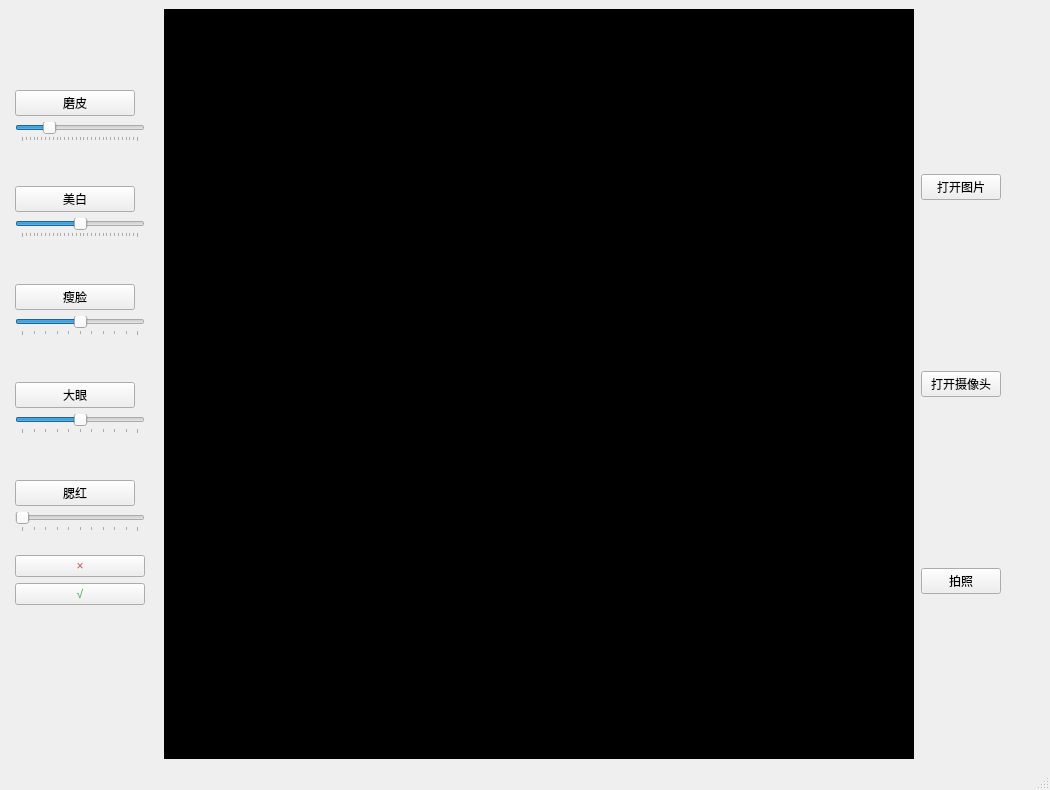
<?xml version="1.0" encoding="UTF-8"?>
<ui version="4.0">
 <class>mainWindow</class>
 <widget class="QMainWindow" name="mainWindow">
  <property name="geometry">
   <rect>
    <x>0</x>
    <y>0</y>
    <width>1050</width>
    <height>750</height>
   </rect>
  </property>
  <property name="windowTitle">
   <string>美图秀儿</string>
  </property>
  <property name="unifiedTitleAndToolBarOnMac">
   <bool>false</bool>
  </property>
  <widget class="QWidget" name="centralwidget">
   <layout class="QGridLayout" name="gridLayout">
    <item row="0" column="0">
     <layout class="QHBoxLayout" name="horizontalLayout">
      <item>
       <spacer name="horizontalSpacer_3">
        <property name="orientation">
         <enum>Qt::Horizontal</enum>
        </property>
        <property name="sizeHint" stdset="0">
         <size>
          <width>18</width>
          <height>20</height>
         </size>
        </property>
       </spacer>
      </item>
      <item>
       <layout class="QVBoxLayout" name="verticalLayout_6">
        <item>
         <layout class="QVBoxLayout" name="verticalLayout_5">
          <item>
           <spacer name="verticalSpacer_4">
            <property name="orientation">
             <enum>Qt::Vertical</enum>
            </property>
            <property name="sizeHint" stdset="0">
             <size>
              <width>17</width>
              <height>81</height>
             </size>
            </property>
           </spacer>
          </item>
          <item>
           <widget class="QPushButton" name="pushButton">
            <property name="minimumSize">
             <size>
              <width>25</width>
              <height>0</height>
             </size>
            </property>
            <property name="maximumSize">
             <size>
              <width>120</width>
              <height>16777215</height>
             </size>
            </property>
            <property name="text">
             <string>磨皮</string>
            </property>
           </widget>
          </item>
          <item>
           <widget class="QSlider" name="horizontalSlider">
            <property name="minimumSize">
             <size>
              <width>130</width>
              <height>0</height>
             </size>
            </property>
            <property name="maximum">
             <number>30</number>
            </property>
            <property name="singleStep">
             <number>1</number>
            </property>
            <property name="pageStep">
             <number>1</number>
            </property>
            <property name="value">
             <number>7</number>
            </property>
            <property name="tracking">
             <bool>true</bool>
            </property>
            <property name="orientation">
             <enum>Qt::Horizontal</enum>
            </property>
            <property name="invertedAppearance">
             <bool>false</bool>
            </property>
            <property name="invertedControls">
             <bool>false</bool>
            </property>
            <property name="tickPosition">
             <enum>QSlider::TicksBelow</enum>
            </property>
            <property name="tickInterval">
             <number>1</number>
            </property>
           </widget>
          </item>
          <item>
           <spacer name="verticalSpacer">
            <property name="orientation">
             <enum>Qt::Vertical</enum>
            </property>
            <property name="sizeHint" stdset="0">
             <size>
              <width>20</width>
              <height>38</height>
             </size>
            </property>
           </spacer>
          </item>
          <item>
           <widget class="QPushButton" name="pushButton_3">
            <property name="maximumSize">
             <size>
              <width>120</width>
              <height>16777215</height>
             </size>
            </property>
            <property name="text">
             <string>美白</string>
            </property>
           </widget>
          </item>
          <item>
           <layout class="QVBoxLayout" name="verticalLayout_3">
            <item>
             <widget class="QSlider" name="horizontalSlider_4">
              <property name="minimumSize">
               <size>
                <width>130</width>
                <height>0</height>
               </size>
              </property>
              <property name="maximum">
               <number>30</number>
              </property>
              <property name="singleStep">
               <number>1</number>
              </property>
              <property name="pageStep">
               <number>1</number>
              </property>
              <property name="value">
               <number>15</number>
              </property>
              <property name="tracking">
               <bool>true</bool>
              </property>
              <property name="orientation">
               <enum>Qt::Horizontal</enum>
              </property>
              <property name="invertedAppearance">
               <bool>false</bool>
              </property>
              <property name="invertedControls">
               <bool>false</bool>
              </property>
              <property name="tickPosition">
               <enum>QSlider::TicksBelow</enum>
              </property>
              <property name="tickInterval">
               <number>1</number>
              </property>
             </widget>
            </item>
            <item>
             <spacer name="verticalSpacer_2">
              <property name="orientation">
               <enum>Qt::Vertical</enum>
              </property>
              <property name="sizeHint" stdset="0">
               <size>
                <width>20</width>
                <height>40</height>
               </size>
              </property>
             </spacer>
            </item>
            <item>
             <widget class="QPushButton" name="pushButton_2">
              <property name="minimumSize">
               <size>
                <width>25</width>
                <height>0</height>
               </size>
              </property>
              <property name="maximumSize">
               <size>
                <width>120</width>
                <height>16777215</height>
               </size>
              </property>
              <property name="text">
               <string>瘦脸</string>
              </property>
             </widget>
            </item>
            <item>
             <widget class="QSlider" name="horizontalSlider_2">
              <property name="minimumSize">
               <size>
                <width>130</width>
                <height>0</height>
               </size>
              </property>
              <property name="minimum">
               <number>-50</number>
              </property>
              <property name="maximum">
               <number>50</number>
              </property>
              <property name="singleStep">
               <number>1</number>
              </property>
              <property name="pageStep">
               <number>10</number>
              </property>
              <property name="orientation">
               <enum>Qt::Horizontal</enum>
              </property>
              <property name="tickPosition">
               <enum>QSlider::TicksBelow</enum>
              </property>
             </widget>
            </item>
            <item>
             <spacer name="verticalSpacer_3">
              <property name="orientation">
               <enum>Qt::Vertical</enum>
              </property>
              <property name="sizeHint" stdset="0">
               <size>
                <width>20</width>
                <height>40</height>
               </size>
              </property>
             </spacer>
            </item>
            <item>
             <widget class="QPushButton" name="pushButton_4">
              <property name="minimumSize">
               <size>
                <width>25</width>
                <height>0</height>
               </size>
              </property>
              <property name="maximumSize">
               <size>
                <width>120</width>
                <height>16777215</height>
               </size>
              </property>
              <property name="text">
               <string>大眼</string>
              </property>
             </widget>
            </item>
            <item>
             <widget class="QSlider" name="horizontalSlider_3">
              <property name="minimumSize">
               <size>
                <width>130</width>
                <height>0</height>
               </size>
              </property>
              <property name="minimum">
               <number>-50</number>
              </property>
              <property name="maximum">
               <number>50</number>
              </property>
              <property name="orientation">
               <enum>Qt::Horizontal</enum>
              </property>
              <property name="tickPosition">
               <enum>QSlider::TicksBelow</enum>
              </property>
             </widget>
            </item>
            <item>
             <spacer name="verticalSpacer_8">
              <property name="orientation">
               <enum>Qt::Vertical</enum>
              </property>
              <property name="sizeHint" stdset="0">
               <size>
                <width>17</width>
                <height>40</height>
               </size>
              </property>
             </spacer>
            </item>
            <item>
             <widget class="QPushButton" name="pushButton_10">
              <property name="minimumSize">
               <size>
                <width>25</width>
                <height>0</height>
               </size>
              </property>
              <property name="maximumSize">
               <size>
                <width>120</width>
                <height>16777215</height>
               </size>
              </property>
              <property name="text">
               <string>腮红</string>
              </property>
             </widget>
            </item>
            <item>
             <widget class="QSlider" name="horizontalSlider_5">
              <property name="minimumSize">
               <size>
                <width>130</width>
                <height>0</height>
               </size>
              </property>
              <property name="minimum">
               <number>0</number>
              </property>
              <property name="maximum">
               <number>10</number>
              </property>
              <property name="orientation">
               <enum>Qt::Horizontal</enum>
              </property>
              <property name="tickPosition">
               <enum>QSlider::TicksBelow</enum>
              </property>
             </widget>
            </item>
            <item>
             <spacer name="verticalSpacer_13">
              <property name="orientation">
               <enum>Qt::Vertical</enum>
              </property>
              <property name="sizeHint" stdset="0">
               <size>
                <width>17</width>
                <height>17</height>
               </size>
              </property>
             </spacer>
            </item>
            <item>
             <widget class="QPushButton" name="pushButton_9">
              <property name="styleSheet">
               <string notr="true">font: 75 14pt &quot;Bahnschrift&quot;;
font: 87 14pt &quot;Arial Black&quot;;
color: rgb(199, 84, 80);
</string>
              </property>
              <property name="text">
               <string>×</string>
              </property>
             </widget>
            </item>
            <item>
             <widget class="QPushButton" name="pushButton_8">
              <property name="styleSheet">
               <string notr="true">color: rgb(73, 156, 84);
font: 75 14pt &quot;Arial Narrow&quot;;
font: 87 14pt &quot;Arial Black&quot;;</string>
              </property>
              <property name="text">
               <string>√</string>
              </property>
             </widget>
            </item>
           </layout>
          </item>
         </layout>
        </item>
        <item>
         <spacer name="verticalSpacer_12">
          <property name="orientation">
           <enum>Qt::Vertical</enum>
          </property>
          <property name="sizeHint" stdset="0">
           <size>
            <width>126</width>
            <height>34</height>
           </size>
          </property>
         </spacer>
        </item>
       </layout>
      </item>
      <item>
       <spacer name="horizontalSpacer">
        <property name="orientation">
         <enum>Qt::Horizontal</enum>
        </property>
        <property name="sizeHint" stdset="0">
         <size>
          <width>26</width>
          <height>17</height>
         </size>
        </property>
       </spacer>
      </item>
      <item>
       <layout class="QVBoxLayout" name="verticalLayout_4">
        <item>
         <spacer name="verticalSpacer_9">
          <property name="orientation">
           <enum>Qt::Vertical</enum>
          </property>
          <property name="sizeHint" stdset="0">
           <size>
            <width>20</width>
            <height>58</height>
           </size>
          </property>
         </spacer>
        </item>
        <item>
         <layout class="QVBoxLayout" name="verticalLayout_2">
          <item>
           <widget class="QLabel" name="label">
            <property name="minimumSize">
             <size>
              <width>750</width>
              <height>750</height>
             </size>
            </property>
            <property name="styleSheet">
             <string notr="true">background-color: rgb(0, 0, 0);</string>
            </property>
            <property name="text">
             <string>TextLabel</string>
            </property>
           </widget>
          </item>
          <item>
           <spacer name="verticalSpacer_10">
            <property name="orientation">
             <enum>Qt::Vertical</enum>
            </property>
            <property name="sizeHint" stdset="0">
             <size>
              <width>20</width>
              <height>148</height>
             </size>
            </property>
           </spacer>
          </item>
         </layout>
        </item>
       </layout>
      </item>
      <item>
       <spacer name="horizontalSpacer_2">
        <property name="orientation">
         <enum>Qt::Horizontal</enum>
        </property>
        <property name="sizeHint" stdset="0">
         <size>
          <width>13</width>
          <height>20</height>
         </size>
        </property>
       </spacer>
      </item>
      <item>
       <layout class="QVBoxLayout" name="verticalLayout">
        <item>
         <spacer name="verticalSpacer_6">
          <property name="orientation">
           <enum>Qt::Vertical</enum>
          </property>
          <property name="sizeHint" stdset="0">
           <size>
            <width>20</width>
            <height>98</height>
           </size>
          </property>
         </spacer>
        </item>
        <item>
         <widget class="QPushButton" name="pushButton_5">
          <property name="text">
           <string>打开图片</string>
          </property>
         </widget>
        </item>
        <item>
         <spacer name="verticalSpacer_5">
          <property name="orientation">
           <enum>Qt::Vertical</enum>
          </property>
          <property name="sizeHint" stdset="0">
           <size>
            <width>20</width>
            <height>88</height>
           </size>
          </property>
         </spacer>
        </item>
        <item>
         <widget class="QPushButton" name="pushButton_6">
          <property name="text">
           <string>打开摄像头</string>
          </property>
         </widget>
        </item>
        <item>
         <spacer name="verticalSpacer_7">
          <property name="orientation">
           <enum>Qt::Vertical</enum>
          </property>
          <property name="sizeHint" stdset="0">
           <size>
            <width>20</width>
            <height>108</height>
           </size>
          </property>
         </spacer>
        </item>
        <item>
         <widget class="QPushButton" name="pushButton_7">
          <property name="text">
           <string>拍照</string>
          </property>
         </widget>
        </item>
        <item>
         <spacer name="verticalSpacer_11">
          <property name="orientation">
           <enum>Qt::Vertical</enum>
          </property>
          <property name="sizeHint" stdset="0">
           <size>
            <width>20</width>
            <height>40</height>
           </size>
          </property>
         </spacer>
        </item>
       </layout>
      </item>
      <item>
       <spacer name="horizontalSpacer_4">
        <property name="orientation">
         <enum>Qt::Horizontal</enum>
        </property>
        <property name="sizeHint" stdset="0">
         <size>
          <width>52</width>
          <height>20</height>
         </size>
        </property>
       </spacer>
      </item>
     </layout>
    </item>
   </layout>
  </widget>
  <widget class="QMenuBar" name="menubar">
   <property name="geometry">
    <rect>
     <x>0</x>
     <y>0</y>
     <width>1050</width>
     <height>22</height>
    </rect>
   </property>
  </widget>
  <widget class="QStatusBar" name="statusbar"/>
 </widget>
 <resources/>
 <connections/>
</ui>
